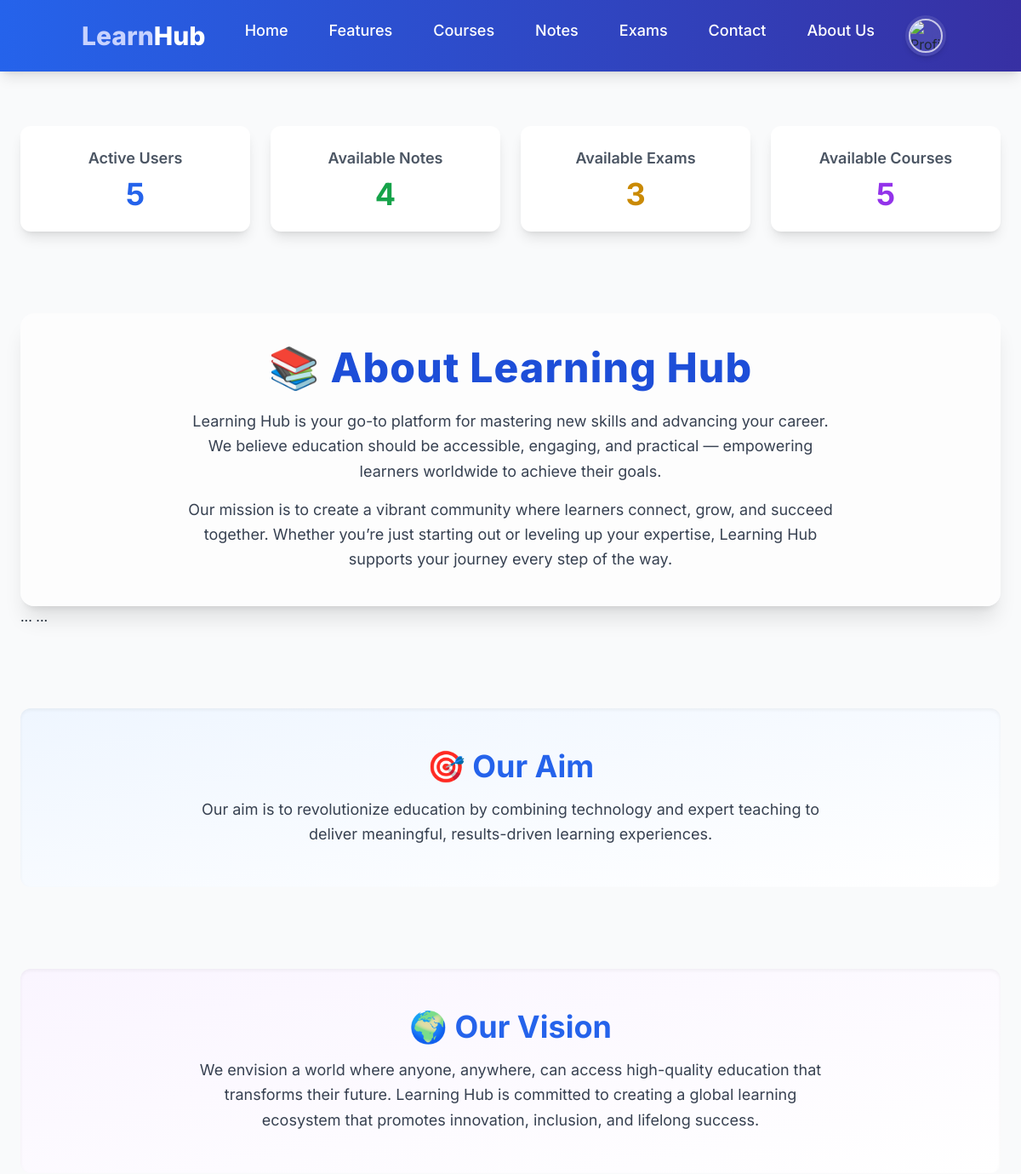
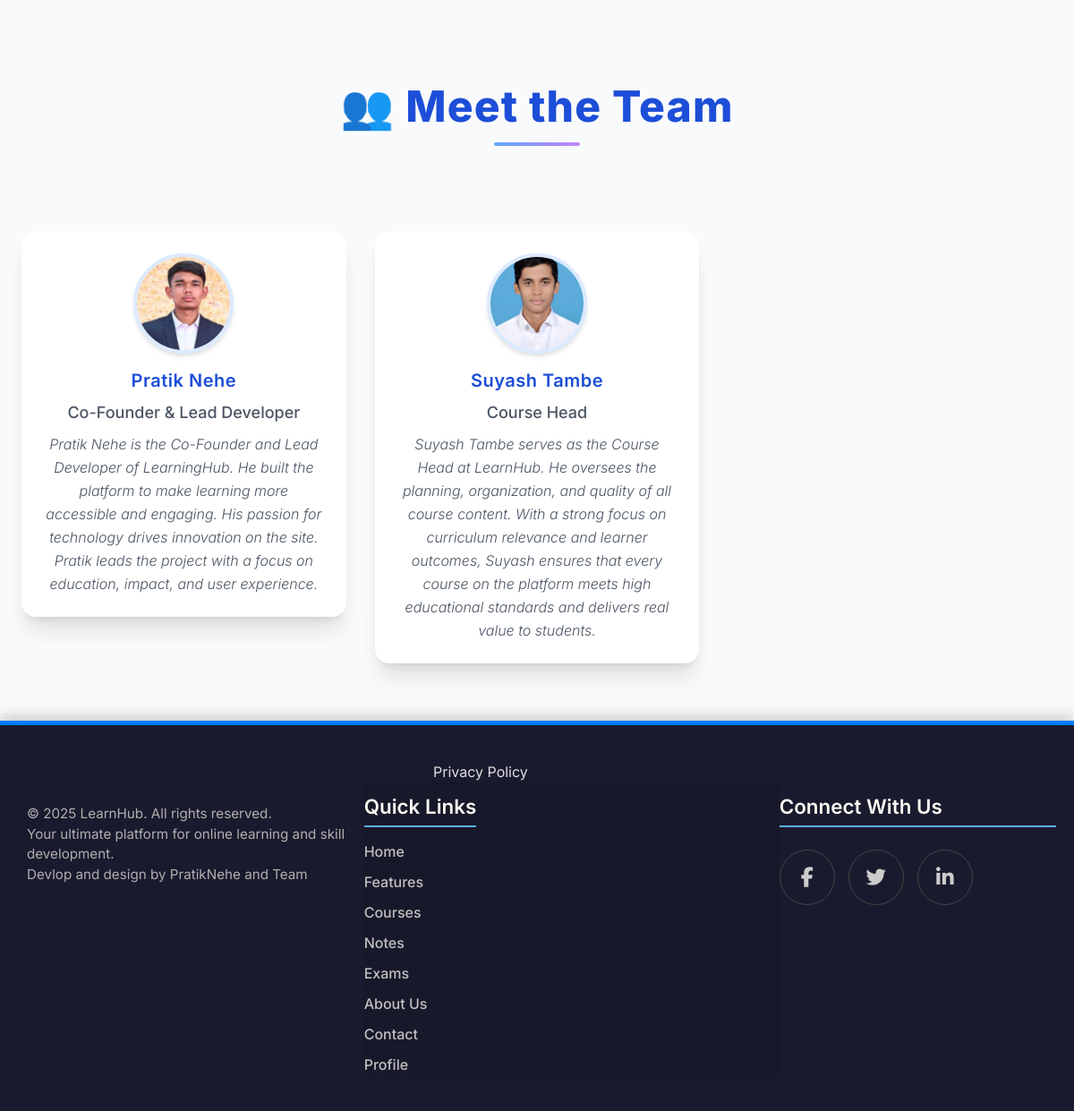
/aboute/, run on the app's committed database (2 pictures, top to bottom).
### learnapp/models.py (models this page shows, shortened)
class Team(models.Model):  # Capital 'T' in class name and Model with capital M
    name = models.CharField(max_length=50)
    photo = models.ImageField(upload_to='images')
    post= models.CharField(max_length=70)
    info = models.TextField(max_length=1000)

### learnapp/views.py (the view)
# urls.py: path('aboute/' ,views.aboute ,name='aboute'),
def aboute(request):
    profile_count = Profile.objects.count()
    notes_count = notes.objects.count()
    exam_count = exam.objects.count()
    video_count = Video.objects.count()
    team_members = Team.objects.all()
    print("DEBUG COUNTS:", profile_count, notes_count, exam_count, video_count)
    return render(request, 'aboute.html', {
        'profile_count': profile_count,
        'notes_count': notes_count,
        'exam_count': exam_count,
        'video_count': video_count,
        't': team_members,
    })

### template/aboute.html (shortened to what this page needs)
{% load static %}
<!DOCTYPE html>
<html lang="en">
<head>
    <script src="https://cdn.tailwindcss.com"></script>
    <link rel="stylesheet" href="{% static 'css/learnhub.css' %}" />
</head>
<body class="bg-gray-50 font-inter text-gray-800">
    {% include 'nav.html' %}
    <main class="max-w-7xl mx-auto px-4 sm:px-6 py-16 space-y-24">
        <section class="grid grid-cols-1 sm:grid-cols-2 lg:grid-cols-4 gap-6">
            <div class="bg-white shadow-lg rounded-xl p-6 text-center transform transition duration-500 hover:scale-105 hover:shadow-2xl opacity-100 translate-y-0">
                <h5 class="text-lg font-semibold text-gray-600 mb-2">Active Users</h5>
                <p class="text-4xl font-bold text-blue-600">
                    {{ profile_count }}
                </p>
            </div>
            <div class="bg-white shadow-lg rounded-xl p-6 text-center transform transition duration-500 hover:scale-105 hover:shadow-2xl opacity-100 translate-y-0">
                <h5 class="text-lg font-semibold text-gray-600 mb-2">Available Notes</h5>
                <p class="text-4xl font-bold text-green-600">
                    {{ notes_count }}
                </p>
            </div>
            <div class="bg-white shadow-lg rounded-xl p-6 text-center transform transition duration-500 hover:scale-105 hover:shadow-2xl opacity-100 translate-y-0">
                <h5 class="text-lg font-semibold text-gray-600 mb-2">Available Exams</h5>
                <p class="text-4xl font-bold text-yellow-600">
                    {{ exam_count }}
                </p>
            </div>
            <div class="bg-white shadow-lg rounded-xl p-6 text-center transform transition duration-500 hover:scale-105 hover:shadow-2xl opacity-100 translate-y-0">
                <h5 class="text-lg font-semibold text-gray-600 mb-2">Available Courses</h5>
                <p class="text-4xl font-bold text-purple-600">
                    {{ video_count }}
                </p>
            </div>
        </section>
        <section id="about" class="bg-white/60 backdrop-blur-sm rounded-2xl p-10 shadow-xl">
            <h1 class="text-5xl font-extrabold mb-6 text-center text-blue-700 tracking-wide">
                📚 About Learning Hub
            </h1>
            <p class="max-w-3xl mx-auto text-lg leading-relaxed text-gray-700 text-center">
                Learning Hub is your go-to platform for mastering new skills and advancing your career. We believe education should be accessible, engaging, and practical — empowering learners worldwide to achieve their goals.
            </p>
            <p class="max-w-3xl mx-auto mt-4 text-lg leading-relaxed text-gray-700 text-center">
                Our mission is to create a vibrant community where learners connect, grow, and succeed together. Whether you’re just starting out or leveling up your expertise, Learning Hub supports your journey every step of the way.
            </p>
        </section>
        ...
        ...
        <section id="aim" class="py-12 bg-gradient-to-br from-blue-50 to-white rounded-xl shadow-inner">
            <h2 class="text-4xl font-bold mb-4 text-center text-blue-600">🎯 Our Aim</h2>
            <p class="max-w-3xl mx-auto text-lg leading-relaxed text-gray-700 text-center">
                Our aim is to revolutionize education by combining technology and expert teaching to deliver meaningful, results-driven learning experiences.
            </p>
        </section>
        <section id="vision" class="py-12 bg-gradient-to-br from-purple-50 to-white rounded-xl shadow-inner">
            <h2 class="text-4xl font-bold mb-4 text-center text-blue-600">🌍 Our Vision</h2>
            <p class="max-w-3xl mx-auto text-lg leading-relaxed text-gray-700 text-center">
                We envision a world where anyone, anywhere, can access high-quality education that transforms their future. Learning Hub is committed to creating a global learning ecosystem that promotes innovation, inclusion, and lifelong success.
            </p>
        </section>
        <div class="text-center mt-24 mb-12">
            <h2 class="text-5xl font-extrabold text-blue-700 tracking-wide">
                👥 Meet the Team
            </h2>
            <div class="w-24 h-1 mx-auto bg-gradient-to-r from-blue-400 to-purple-400 rounded-full mt-4"></div>
        </div>
        <ul class="grid grid-cols-1 sm:grid-cols-2 md:grid-cols-3 gap-8 px-4 md:px-0">
            {% for member in t %}
            <li>
                <div class="bg-white rounded-2xl shadow-xl overflow-hidden transition-all duration-500 transform hover:-translate-y-2 hover:shadow-2xl p-6">
                    <img loading="lazy" src="{{ member.photo.url }}" alt="Photo of {{ member.name }}, {{ member.post }}" class="team-img w-28 h-28 rounded-full object-cover mx-auto shadow-md border-4 border-blue-100" />
                    <h3 class="text-xl font-semibold text-center mt-4 text-blue-700 tracking-wide">
                        {{ member.name }}
                    </h3>
                    <h4 class="text-lg font-medium text-center mt-2 text-gray-600">
                        {{ member.post }}
                    </h4>
                    <p class="text-gray-600 text-center mt-2 italic font-light text-base leading-relaxed">
                        {{ member.info }}
                    </p>
                </div>
            </li>
            {% empty %}
            <li class="text-center col-span-full text-gray-500">No team members found.</li>
            {% endfor %}
        </ul>
    </main>
    {% include 'footer.html' %}
</body>
</html>

### template/nav.html (shortened to what this page needs)
{% load static %}
<!DOCTYPE html>
<html lang="en">
<head>
    <link href="{% static 'css/nav.css' %}" rel="stylesheet" />
    <link href="{% static 'css/footer.css' %}" rel="stylesheet">
    <link href="{% static 'css/learnhub.css' %}" rel="stylesheet">
    <script src="https://cdn.tailwindcss.com"></script>
</head>
<body>
    <nav class="bg-gradient-to-r from-blue-600 to-indigo-800 p-4 shadow-lg">
        <div class="container mx-auto flex flex-wrap items-center justify-between">
            <a href="#" class="text-white text-3xl font-extrabold rounded-md p-2 hover:bg-black hover:text-blue-600 transition duration-300">
                <span class="text-indigo-200">Learn</span>Hub
            </a>
            <div id="nav-menu" class="hidden w-full md:flex md:w-auto md:space-x-6 mt-4 md:mt-0">
                <a href="{% url 'main' %}" class="block text-white text-lg font-medium hover:underline hover:text-indigo-200 py-1 px-3 rounded-md">Home</a>
                <a href="{% url 'features' %}" class="block text-white text-lg font-medium hover:underline hover:text-indigo-200 py-1 px-3 rounded-md">Features</a>
                <a href="{% url 'courses' %}" class="block text-white text-lg font-medium hover:underline hover:text-indigo-200 py-1 px-3 rounded-md">Courses</a>
                <a href="{% url 'notes' %}" class="block text-white text-lg font-medium hover:underline hover:text-indigo-200 py-1 px-3 rounded-md">Notes</a>
                <a href="{% url 'exam' %}" class="block text-white text-lg font-medium hover:underline hover:text-indigo-200 py-1 px-3 rounded-md">Exams</a>
                <a href="{% url 'contact' %}" class="block text-white text-lg font-medium hover:underline hover:text-indigo-200 py-1 px-3 rounded-md">Contact</a>
                <a href="{% url 'aboute' %}" class="block text-white text-lg font-medium hover:underline hover:text-indigo-200 py-1 px-3 rounded-md">About Us</a>
                <a href="{% url 'view_profile' %}" class="inline-block p-1 rounded-full bg-white/10 hover:bg-white/20 backdrop-blur-md transition-all duration-300 shadow-md hover:shadow-lg">
                    <img src="https://www.pngmart.com/files/23/Profile-PNG-Photo.png" alt="Profile" class="w-10 h-10 rounded-full border-2 border-white/70 hover:border-indigo-400 object-cover transition-transform duration-300 hover:scale-110">
                </a>
            </div>
        </div>
    </nav>
</body>
</html>

### template/footer.html (shortened to what this page needs)
{% load static %}
<!DOCTYPE html>
<html lang="en">
<head>
    <script src="https://cdn.tailwindcss.com"></script>
    <link rel="stylesheet" href="https://cdnjs.cloudflare.com/ajax/libs/font-awesome/6.5.0/css/all.min.css">
    <link rel="stylesheet" href="{% static 'css/footer.css' %}">
</head>
<body>
    <footer class="custom-footer">
        <a style="margin-left:40%" href="{% url 'policy' %}">Privacy Policy</a>
        <div class="container">
            <div class="footer-brand">
                <br>
                <p class="copyright">&copy; 2025 LearnHub. All rights reserved.</p>
                <p class="brand-mission">Your ultimate platform for online learning and skill development.</p>
                <p class="ppp" class="brand-mission">Devlop and design by <a style="  text-decoration: none;
" href="https://wa.me/7972620467"> PratikNehe</a> and Team</p>
            </div>
            <navv style="background-color:rgba(0, 0, 0, 0.064)" class="footer-links">
                <h3>Quick Links</h3>
                <ul>
                    <li><a href="{% url 'main' %}">Home</a></li>
                    <li><a href="{% url 'features' %}">Features</a></li>
                    <li><a href="{% url 'courses' %}">Courses</a></li>
                    <li><a href="{% url 'notes' %}">Notes</a></li>
                    <li><a href="{% url 'exam' %}">Exams</a></li>
                    <li><a href="{% url 'aboute' %}">About Us</a></li>
                    <li><a href="{% url 'contact' %}">Contact   </a></li>
                    <li><a href="{% url 'view_profile' %}">Profile</a></li>
                </ul>
            </navv>
            <div class="footer-social">
                <h3>Connect With Us</h3>
                <div class="social-icons-wrapper">
                    <a href="#" aria-label="Facebook"><i class="fab fa-facebook-f"></i></a>
                    <a href="#" aria-label="Twitter"><i class="fab fa-twitter"></i></a>
                    <a href="#" aria-label="LinkedIn"><i class="fab fa-linkedin-in"></i></a>
                </div>
            </div>
        </div>
    </footer>
</body>
</html>

### static/css/learnhub.css (style rules this page uses)
html { scroll-behavior: smooth; overflow-x: hidden; }
body { overflow-x: hidden; margin: 0; }
body { font-family: 'Inter', sans-serif; background-color: #1a59b8; }

### static/css/nav.css (style rules this page uses)
body { margin: 0; font-family: 'Inter', sans-serif; }
nav { background: linear-gradient(to right, #77899c, #9f9cd1); padding: 1rem; box-shadow: 0 4px 6px rgba(0, 0, 0, 0.1); }
a { text-decoration: none; color: white; }

### static/css/footer.css (style rules this page uses)
.custom-footer { background-color: #1a1a2e; color: #e0e0e0; padding: 40px 20px; font-family: 'Inter', sans-serif; border-top: 5px solid #007bff; box-shadow: 0 -5px 15px rgba(0, 0, 0, 0.2); }
.custom-footer .container { max-width: 1200px; margin: 0 auto; display: flex; justify-content: space-between; align-items: flex-start; flex-wrap: wrap; gap: 0px; }
.footer-brand { flex: 1; min-width: 200px; }
.footer-brand p { font-size: 0.95rem; color: #b0b0b0; margin: 0; line-height: 1.5; padding: 0 10px; }
.footer-links { flex: 1.2; min-width: 250px; padding-top: 10px; margin-right: 0px; }
.footer-links h3 { font-size: 1.4rem; color: #f8f8f2; margin-bottom: 15px; font-weight: 600; border-bottom: 2px solid #5dade2; padding-bottom: 5px; display: inline-block; }
.footer-links ul { list-style: none; padding: 0; margin: 0; display: flex; flex-direction: column; gap: 10px; }
.footer-links a { color: #c0c0c0; text-decoration: none; font-weight: 500; font-size: 1rem; transition: color 0.3s ease, transform 0.2s ease; }
.footer-social { flex: 0.8; min-width: 180px; display: flex; flex-direction: column; align-items: flex-start; padding-top: 10px; margin-left: 0px; }
.footer-social h3 { font-size: 1.4rem; color: #f8f8f2; margin-bottom: 15px; font-weight: 600; border-bottom: 2px solid #5dade2; padding-bottom: 5px; width: 100%; display: inline-block; }
.footer-social .social-icons-wrapper { display: flex; flex-wrap: wrap; justify-content: flex-start; gap: 15px; margin-top: 10px; }
.footer-social a { font-weight: bold; color: #ccc; text-decoration: none; font-size: 1.4rem; padding: 10px; border: 1px solid #444; border-radius: 50%; display: inline-flex; align-items: center; justify-content: center; width: 40px; height: 40px; transition: background-color 0.3s ease, color 0.3s ease, transform 0.3s ease, border-color 0.3s ease; }

### template/aboute.html (style rules this page uses)
.team-img { transition: transform 0.3s ease; }

### template/footer.html (style rules this page uses)
html, body { height: 100%; margin: 0; display: flex; flex-direction: column; }
main { flex: 1; }
a { all: unset; }

### data on the page
Team: photo (picture), name "Pratik Nehe", post "Co-Founder & Lead Developer", info "Pratik Nehe is the Co-Founder and Lead Developer of LearningHub. He built the platform to make learning more accessible and engaging. His passion for technology drives innovation on the site. Pratik leads the project with a focus on education, impact, and user experience."
Team: photo (picture), name "Suyash Tambe", post "Course Head", info "Suyash Tambe serves as the Course Head at LearnHub. He oversees the planning, organization, and quality of all course content. With a strong focus on curriculum relevance and learner outcomes, Suyash ensures that every course on the platform meets high educational standards and delivers real value to students."

### other printed values
{{ profile_count }} "5"
{{ notes_count }} "4"
{{ exam_count }} "3"
{{ video_count }} "5"
